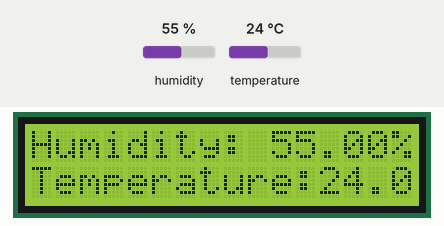
Bench run of a sketch on a simulated Arduino Uno, built with avr-gcc and run on an emulated ATmega328P. Parts: 16×2 character LCD. The test bench sets the inputs (shaded band); at power-on: humidity 55 %, temperature 24 °C.

Above: at 1.2 s.
1.3 s: humidity set to 22 %
At 1.7 s:
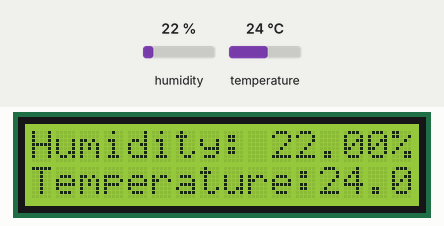
2.8 s: temperature set to 12 °C
At 3.7 s:
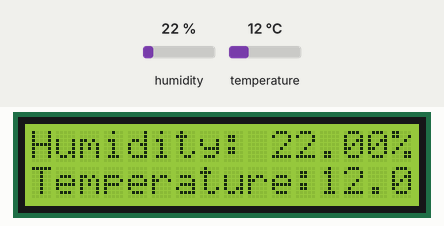
4.3 s: humidity set to 40 %
At 5.0 s:
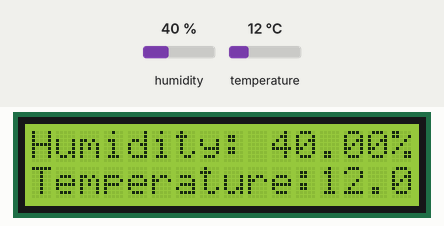
5.8 s: temperature set to 19 °C
At 6.3 s:
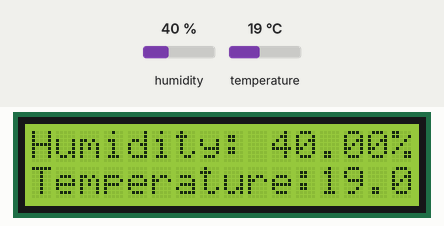
Timing chart, 0 to 8.3 s (numbered marks = the images above; inputs shaded):
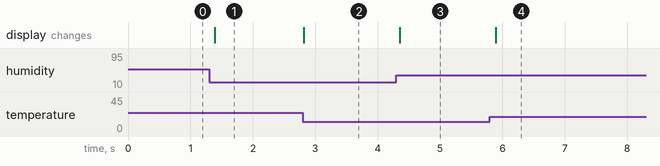

Measured:
- after the input at 1.3 s, the display: changes after 0.09 s (image 1)
- after the input at 2.8 s, the display: changes at once (image 2)
- after the input at 4.3 s, the display: changes after 0.05 s (image 3)
- after the input at 5.8 s, the display: changes after 0.09 s (image 4)

The sketch:

Temperature_and_Humidity_Sensor.ino.ino
```cpp
//library for LCD Display
#include <LiquidCrystal.h>

//library for DHT Sensor
#include <Adafruit_Sensor.h>
#include <DHT.h>
#include <DHT_U.h>

#define DHTPIN 2
#define DHTTYPE DHT11


DHT_Unified dht(2, DHT11);

LiquidCrystal lcd(7, 8, 9, 10, 11, 12);

uint32_t delayMS;

void setup()
{
  //initializing the LCD and the DHT Sensor
  lcd.begin(16, 2);
  dht.begin();
}

void loop()
{
  //delay between readings
  delay(delayMS);
  sensors_event_t event;

  //pulling the temperature value
  dht.temperature().getEvent(&event);
  if (isnan(event.temperature)) {
    lcd.print(F("Error reading temperature!"));
  }

  //printing temperature value
  else{
    lcd.setCursor(0, 1);
    lcd.print(F("Temperature:"));
    lcd.print(event.temperature);
    lcd.print(F("C"));
  }

  //pulling humidity value
  dht.humidity().getEvent(&event);
  if (isnan(event.relative_humidity))
  {
    lcd.setCursor(0, 0);
    lcd.print(F("Error reading humidity!"));
  }

  //printing humidity value
  else
  {
  lcd.setCursor(0, 0);
  lcd.print(F("Humidity: "));
  lcd.print(event.relative_humidity);
  lcd.print(F("%"));
  }

  delay(100);

}
```
